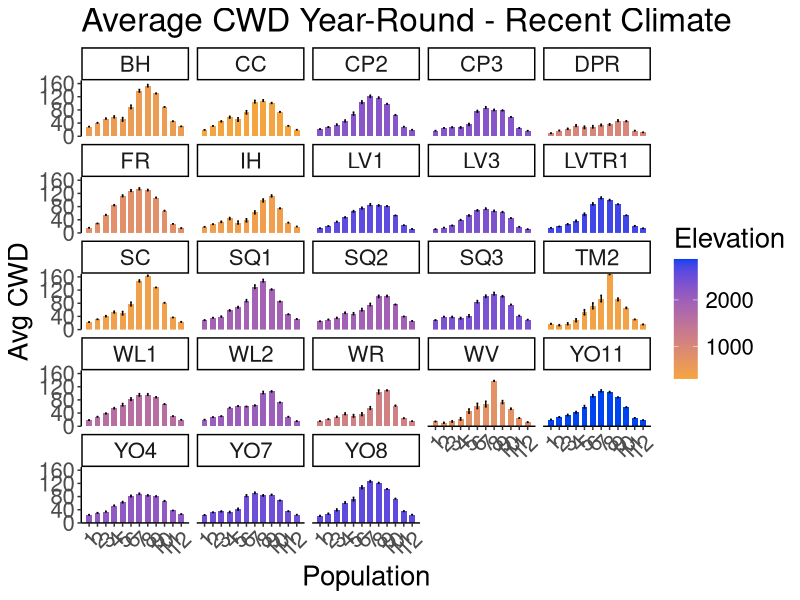
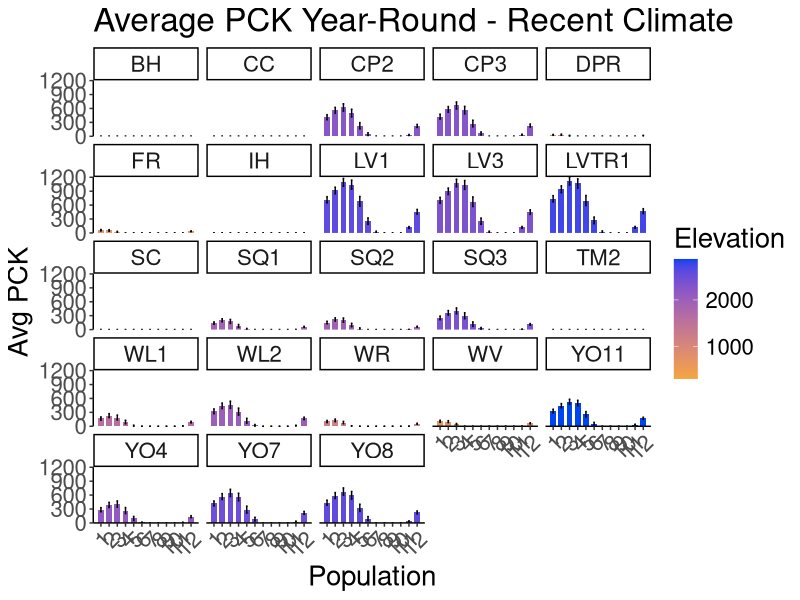
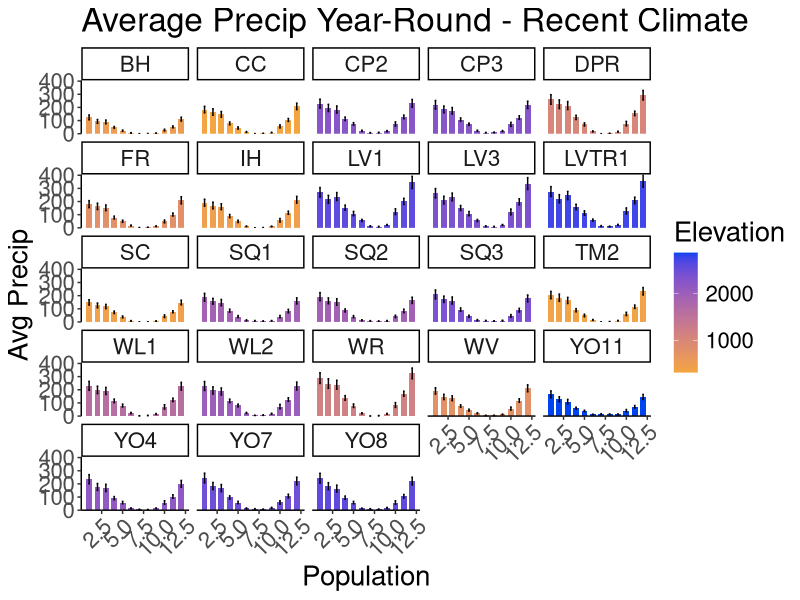
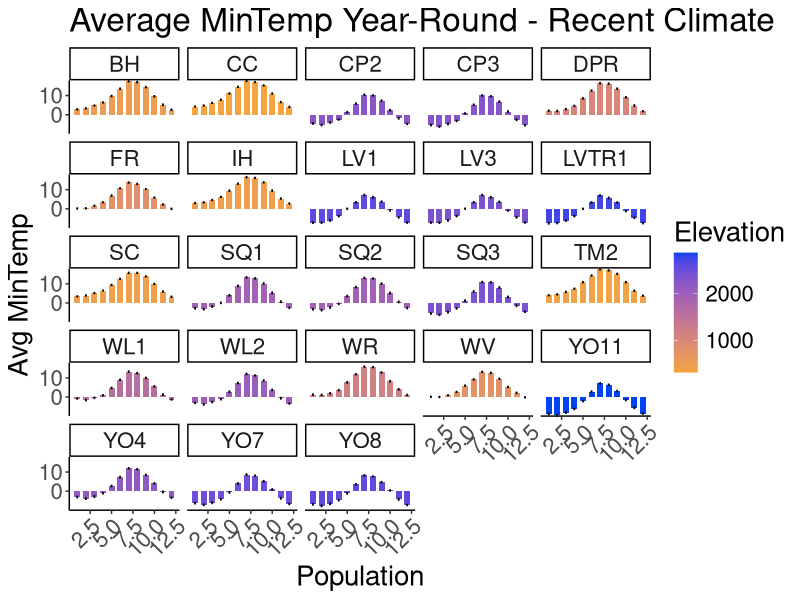
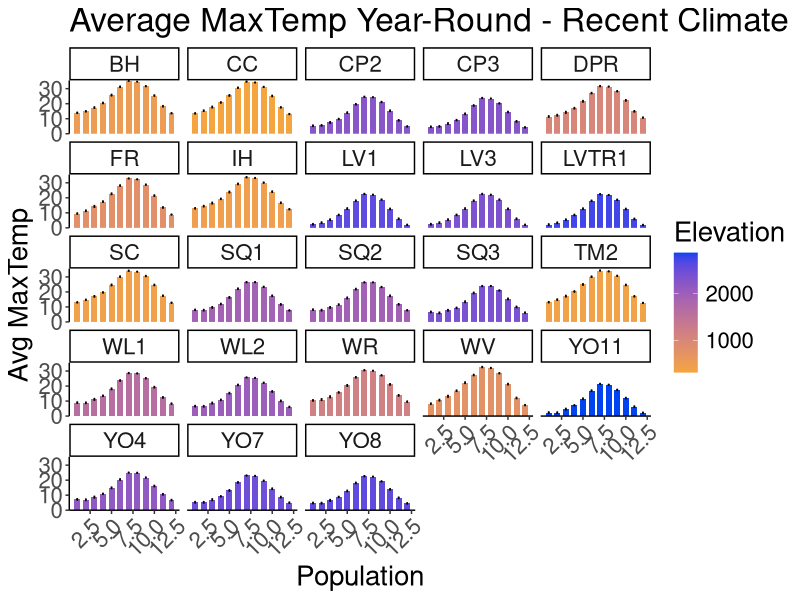
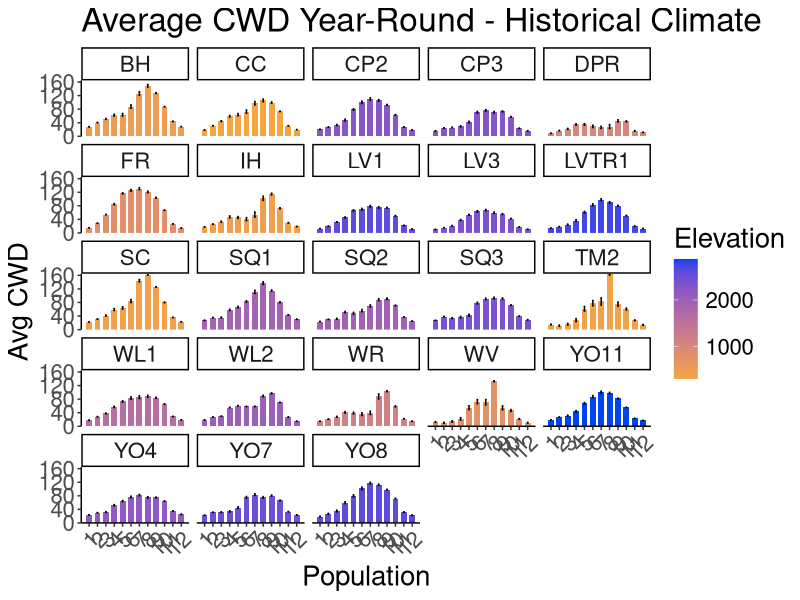
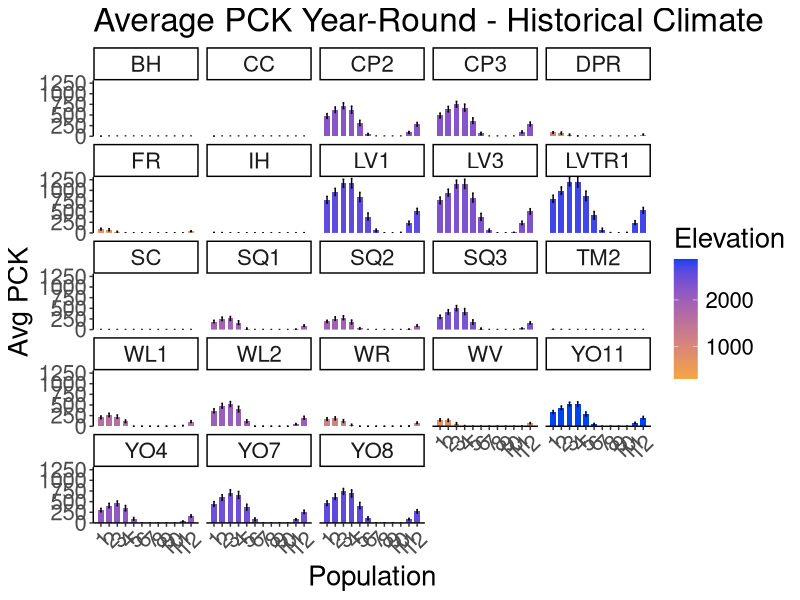
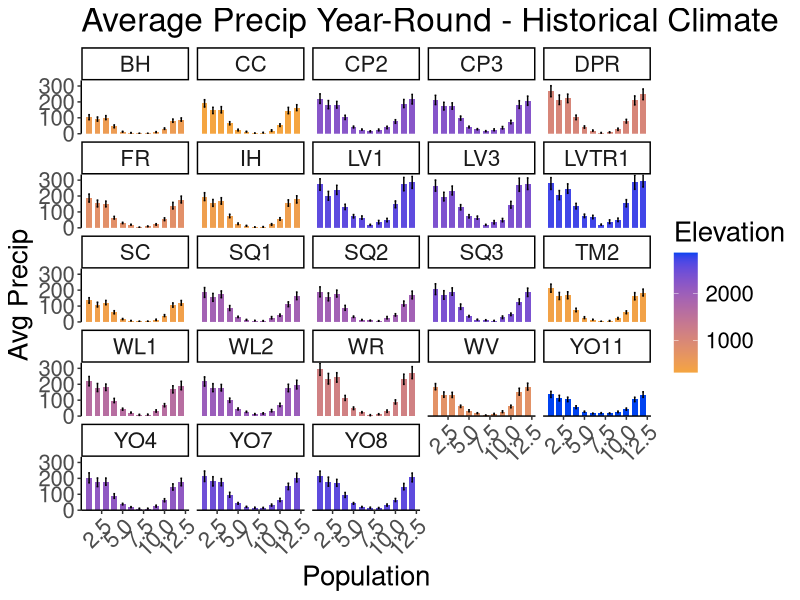

Generate these figures, in order, with R: (Note: this script raises an error after producing the figures.)
## ---- chunk 1
knitr::opts_chunk$set(echo = TRUE)
## ---- chunk 2
library(tidyverse)
library(ggrepel)
library(cowplot)
library(gridExtra)

sem <- function(x, na.rm=FALSE) {
  sd(x,na.rm=na.rm)/sqrt(length(na.omit(x)))
} #standard error function 

get_legend<-function(myggplot){
  tmp <- ggplot_gtable(ggplot_build(myggplot))
  leg <- which(sapply(tmp$grobs, function(x) x$name) == "guide-box")
  legend <- tmp$grobs[[leg]]
  return(legend)
} #legend function for grid_arrange

elev_three_palette <- c("#0043F0", "#C9727F", "#F5A540") #colors from Gremer et al 2019
elev_order <- c("High", "Mid", "Low")
## ---- chunk 3
flint_all_year <- read_csv("../output/Climate/flint_climate_UCDpops.csv")
head(flint_all_year)

bioclim_all_year <- read_csv("../output/Climate/bioclim_all_year_UCD_pops.csv")
head(bioclim_all_year)
## ---- chunk 4
flint_recent_all_year <- flint_all_year %>% 
  mutate(month = recode(month, #convert months to numbers 
  jan = 1,
  feb = 2,
  mar = 3,
  apr = 4,
  may = 5,
  jun = 6,
  jul = 7,
  aug = 8,
  sep = 9,
  oct = 10,
  nov = 11,
  dec = 12
)) %>% 
  filter(parent.pop != "UCD_Garden", parent.pop != "WL2_Garden") %>%  #remove garden sites 
  filter(year>1993 & year<=2023) %>% 
  select(parent.pop:month, cwd, pck, ppt, tmn, tmx)
  
flint_historical_all_year <- flint_all_year %>% 
  mutate(month = recode(month, #convert months to numbers 
  jan = 1,
  feb = 2,
  mar = 3,
  apr = 4,
  may = 5,
  jun = 6,
  jul = 7,
  aug = 8,
  sep = 9,
  oct = 10,
  nov = 11,
  dec = 12
)) %>% 
  filter(parent.pop != "UCD_Garden", parent.pop != "WL2_Garden") %>%  #remove garden sites 
  filter(year<=1993 & year>1963) %>% 
  select(parent.pop:month, cwd, pck, ppt, tmn, tmx)

bioclim_recent <- bioclim_all_year %>% 
  filter(year>1993 & year<=2023)
  
bioclim_historical <- bioclim_all_year %>% 
  filter(year<=1993 & year>1963)
## ---- chunk 5
flint_recent_all_year_mosavgs <- flint_recent_all_year %>% group_by(parent.pop, elevation.group, elev_m, month) %>% summarise_at(c("cwd", "pck", "ppt", "tmn", "tmx"), c(mean, sem), na.rm = TRUE) 
names(flint_recent_all_year_mosavgs) <- gsub("fn2", "sem", colnames(flint_recent_all_year_mosavgs))
names(flint_recent_all_year_mosavgs) <-gsub("fn1", "mean", colnames(flint_recent_all_year_mosavgs))
flint_recent_all_year_mosavgs #30 year averages during growth season months 
flint_recent_all_year_mosavgs$elevation.group <- factor(flint_recent_all_year_mosavgs$elevation.group, levels=elev_order)       

flint_recent_all_year_mosavgs %>% ggplot(aes(x=month, y=cwd_mean, fill=elev_m)) + 
  geom_col(width = 0.7,position = position_dodge(0.75)) +
  geom_errorbar(aes(ymin=cwd_mean-cwd_sem,ymax=cwd_mean+cwd_sem),width=.2, position = 
                  position_dodge(0.75)) +
  scale_y_continuous(expand = c(0, 0)) +
  scale_x_continuous(breaks=c(1, 2, 3, 4, 5, 6, 7, 8, 9, 10, 11, 12)) +
  scale_fill_gradient(low = "#F5A540", high = "#0043F0")+ 
  labs(fill="Elevation",x="Population", y="Avg CWD" ,title = "Average CWD Year-Round - Recent Climate") +
   theme_classic() +
  theme(text=element_text(size=20), axis.text.x = element_text(angle = 45,  hjust = 1)) + 
  facet_wrap(~parent.pop)
ggsave("../output/Climate/all_year_Avg_Monthly_CWD_RecentClim.png", width = 16, height = 10, units = "in")

flint_recent_all_year_mosavgs %>% ggplot(aes(x=month, y=pck_mean, fill=elev_m)) + 
  geom_col(width = 0.7,position = position_dodge(0.75)) +
  geom_errorbar(aes(ymin=pck_mean-pck_sem,ymax=pck_mean+pck_sem),width=.2, position = 
                  position_dodge(0.75)) +
  scale_y_continuous(expand = c(0, 0)) +
  scale_x_continuous(breaks=c(1, 2, 3, 4, 5, 6, 7, 8, 9, 10, 11, 12)) +
  scale_fill_gradient(low = "#F5A540", high = "#0043F0")+ 
  labs(fill="Elevation",x="Population", y="Avg PCK" ,title = "Average PCK Year-Round - Recent Climate") +
   theme_classic() +
  theme(text=element_text(size=20), axis.text.x = element_text(angle = 45,  hjust = 1)) + 
  facet_wrap(~parent.pop)
ggsave("../output/Climate/all_year_Avg_Monthly_PCK_RecentClim.png", width = 16, height = 10, units = "in")

flint_recent_all_year_mosavgs %>% ggplot(aes(x=month, y=ppt_mean, fill=elev_m)) + 
  geom_col(width = 0.7,position = position_dodge(0.75)) +
  geom_errorbar(aes(ymin=ppt_mean-ppt_sem,ymax=ppt_mean+ppt_sem),width=.2, position = 
                  position_dodge(0.75)) +
  scale_y_continuous(expand = c(0, 0)) +
  scale_fill_gradient(low = "#F5A540", high = "#0043F0") + 
  labs(fill="Elevation",x="Population", y="Avg Precip" ,title = "Average Precip Year-Round - Recent Climate") +
   theme_classic() +
  theme(text=element_text(size=20), axis.text.x = element_text(angle = 45,  hjust = 1))+ 
  facet_wrap(~parent.pop)
ggsave("../output/Climate/all_year_Avg_Monthly_Precip_RecentClim.png", width = 12, height = 6, units = "in")

flint_recent_all_year_mosavgs %>% ggplot(aes(x=month, y=tmn_mean, fill=elev_m)) + 
  geom_col(width = 0.7,position = position_dodge(0.75)) +
  geom_errorbar(aes(ymin=tmn_mean-tmn_sem,ymax=tmn_mean+tmn_sem),width=.2, position = 
                  position_dodge(0.75)) +
  scale_y_continuous(expand = c(0, 0)) +
  scale_fill_gradient(low = "#F5A540", high = "#0043F0") + 
  labs(fill="Elevation",x="Population", y="Avg MinTemp" ,title = "Average MinTemp Year-Round - Recent Climate") +
   theme_classic() +
  theme(text=element_text(size=20), axis.text.x = element_text(angle = 45,  hjust = 1))+ 
  facet_wrap(~parent.pop)
ggsave("../output/Climate/all_year_Avg_Monthly_MinTemp_RecentClim.png", width = 12, height = 6, units = "in")

flint_recent_all_year_mosavgs %>% ggplot(aes(x=month, y=tmx_mean, fill=elev_m)) + 
  geom_col(width = 0.7,position = position_dodge(0.75)) +
  geom_errorbar(aes(ymin=tmx_mean-tmx_sem,ymax=tmx_mean+tmx_sem),width=.2, position = 
                  position_dodge(0.75)) +
  scale_y_continuous(expand = c(0, 0)) +
  scale_fill_gradient(low = "#F5A540", high = "#0043F0") + 
  labs(fill="Elevation",x="Population", y="Avg MaxTemp" ,title = "Average MaxTemp Year-Round - Recent Climate") +
   theme_classic() +
  theme(text=element_text(size=20), axis.text.x = element_text(angle = 45,  hjust = 1))+ 
  facet_wrap(~parent.pop)
ggsave("../output/Climate/all_year_Avg_Monthly_MaxTemp_RecentClim.png", width = 12, height = 6, units = "in")
## ---- chunk 6
flint_historical_all_year_mosavgs <- flint_historical_all_year %>% group_by(parent.pop, elevation.group, elev_m, month) %>% summarise_at(c("cwd", "pck", "ppt", "tmn", "tmx"), c(mean, sem), na.rm = TRUE) 
names(flint_historical_all_year_mosavgs) <- gsub("fn2", "sem", colnames(flint_historical_all_year_mosavgs))
names(flint_historical_all_year_mosavgs) <-gsub("fn1", "mean", colnames(flint_historical_all_year_mosavgs))
flint_historical_all_year_mosavgs #30 year averages during growth season months 
flint_historical_all_year_mosavgs$elevation.group <- factor(flint_historical_all_year_mosavgs$elevation.group, levels=elev_order)       

flint_historical_all_year_mosavgs %>% ggplot(aes(x=month, y=cwd_mean, fill=elev_m)) + 
  geom_col(width = 0.7,position = position_dodge(0.75)) +
  geom_errorbar(aes(ymin=cwd_mean-cwd_sem,ymax=cwd_mean+cwd_sem),width=.2, position = 
                  position_dodge(0.75)) +
  scale_y_continuous(expand = c(0, 0)) +
  scale_x_continuous(breaks=c(1, 2, 3, 4, 5, 6, 7, 8, 9, 10, 11, 12)) +
  scale_fill_gradient(low = "#F5A540", high = "#0043F0")+ 
  labs(fill="Elevation",x="Population", y="Avg CWD" ,title = "Average CWD Year-Round - Historical Climate") +
   theme_classic() +
  theme(text=element_text(size=20), axis.text.x = element_text(angle = 45,  hjust = 1)) + 
  facet_wrap(~parent.pop)
ggsave("../output/Climate/all_year_Avg_Monthly_CWD_HistoricalClim.png", width = 16, height = 10, units = "in")

flint_historical_all_year_mosavgs %>% ggplot(aes(x=month, y=pck_mean, fill=elev_m)) + 
  geom_col(width = 0.7,position = position_dodge(0.75)) +
  geom_errorbar(aes(ymin=pck_mean-pck_sem,ymax=pck_mean+pck_sem),width=.2, position = 
                  position_dodge(0.75)) +
  scale_y_continuous(expand = c(0, 0)) +
  scale_x_continuous(breaks=c(1, 2, 3, 4, 5, 6, 7, 8, 9, 10, 11, 12)) +
  scale_fill_gradient(low = "#F5A540", high = "#0043F0")+ 
  labs(fill="Elevation",x="Population", y="Avg PCK" ,title = "Average PCK Year-Round - Historical Climate") +
   theme_classic() +
  theme(text=element_text(size=20), axis.text.x = element_text(angle = 45,  hjust = 1)) + 
  facet_wrap(~parent.pop)
ggsave("../output/Climate/all_year_Avg_Monthly_PCK_HistoricalClim.png", width = 16, height = 10, units = "in")

flint_historical_all_year_mosavgs %>% ggplot(aes(x=month, y=ppt_mean, fill=elev_m)) + 
  geom_col(width = 0.7,position = position_dodge(0.75)) +
  geom_errorbar(aes(ymin=ppt_mean-ppt_sem,ymax=ppt_mean+ppt_sem),width=.2, position = 
                  position_dodge(0.75)) +
  scale_y_continuous(expand = c(0, 0)) +
  scale_fill_gradient(low = "#F5A540", high = "#0043F0") + 
  labs(fill="Elevation",x="Population", y="Avg Precip" ,title = "Average Precip Year-Round - Historical Climate") +
   theme_classic() +
  theme(text=element_text(size=20), axis.text.x = element_text(angle = 45,  hjust = 1))+ 
  facet_wrap(~parent.pop)
ggsave("../output/Climate/all_year_Avg_Monthly_Precip_HistoricalClim.png", width = 12, height = 6, units = "in")

flint_historical_all_year_mosavgs %>% ggplot(aes(x=month, y=tmn_mean, fill=elev_m)) + 
  geom_col(width = 0.7,position = position_dodge(0.75)) +
  geom_errorbar(aes(ymin=tmn_mean-tmn_sem,ymax=tmn_mean+tmn_sem),width=.2, position = 
                  position_dodge(0.75)) +
  scale_y_continuous(expand = c(0, 0)) +
  scale_fill_gradient(low = "#F5A540", high = "#0043F0") + 
  labs(fill="Elevation",x="Population", y="Avg MinTemp" ,title = "Average MinTemp Year-Round - Historical Climate") +
   theme_classic() +
  theme(text=element_text(size=20), axis.text.x = element_text(angle = 45,  hjust = 1))+ 
  facet_wrap(~parent.pop)
ggsave("../output/Climate/all_year_Avg_Monthly_MinTemp_HistoricalClim.png", width = 12, height = 6, units = "in")

flint_historical_all_year_mosavgs %>% ggplot(aes(x=month, y=tmx_mean, fill=elev_m)) + 
  geom_col(width = 0.7,position = position_dodge(0.75)) +
  geom_errorbar(aes(ymin=tmx_mean-tmx_sem,ymax=tmx_mean+tmx_sem),width=.2, position = 
                  position_dodge(0.75)) +
  scale_y_continuous(expand = c(0, 0)) +
  scale_fill_gradient(low = "#F5A540", high = "#0043F0") + 
  labs(fill="Elevation",x="Population", y="Avg MaxTemp" ,title = "Average MaxTemp Year-Round - Historical Climate") +
   theme_classic() +
  theme(text=element_text(size=20), axis.text.x = element_text(angle = 45,  hjust = 1))+ 
  facet_wrap(~parent.pop)
ggsave("../output/Climate/all_year_Avg_Monthly_MaxTemp_HistoricalClim.png", width = 12, height = 6, units = "in")
## ---- chunk 7
flint_recent_all_year_avgs <- flint_recent_all_year %>% group_by(parent.pop, elevation.group, elev_m) %>% summarise_at(c("cwd", "pck", "ppt", "tmn", "tmx"), c(mean, sem), na.rm = TRUE) 
names(flint_recent_all_year_avgs) <- gsub("fn2", "sem", colnames(flint_recent_all_year_avgs))
names(flint_recent_all_year_avgs) <-gsub("fn1", "mean", colnames(flint_recent_all_year_avgs))
flint_recent_all_year_avgs #30 year averages during growth season months 
flint_recent_all_year_avgs$elevation.group <- factor(flint_recent_all_year_avgs$elevation.group, levels=elev_order)    
#write_csv(flint_recent_all_year_avgs, "../output/Climate/all_year__FlintAvgs_Recent.csv")

flint_recent_all_year_avgs %>% ggplot(aes(x=fct_reorder(parent.pop, cwd_mean), y=cwd_mean, fill=elev_m)) + 
  geom_col(width = 0.7,position = position_dodge(0.75)) +
  geom_errorbar(aes(ymin=cwd_mean-cwd_sem,ymax=cwd_mean+cwd_sem),width=.2, position = 
                  position_dodge(0.75)) +
  scale_y_continuous(expand = c(0, 0)) +
  scale_fill_gradient(low = "#F5A540", high = "#0043F0")+ 
  labs(fill="Elevation",x="Population", y="Avg CWD" ,title = "Average CWD Year-Round - Recent Climate") +
   theme_classic() +
  theme(text=element_text(size=20), axis.text.x = element_text(angle = 45,  hjust = 1))
ggsave("../output/Climate/all_year_Avg_CWD_RecentClim.png", width = 12, height = 6, units = "in")

flint_recent_all_year_avgs %>% ggplot(aes(x=fct_reorder(parent.pop, pck_mean), y=pck_mean, fill=elev_m)) + 
  geom_col(width = 0.7,position = position_dodge(0.75)) +
  geom_errorbar(aes(ymin=pck_mean-pck_sem,ymax=pck_mean+pck_sem),width=.2, position = 
                  position_dodge(0.75)) +
  scale_y_continuous(expand = c(0, 0)) +
  scale_fill_gradient(low = "#F5A540", high = "#0043F0")+ 
  labs(fill="Elevation",x="Population", y="Avg PCK" ,title = "Average PCK Year-Round - Recent Climate") +
   theme_classic() +
  theme(text=element_text(size=20), axis.text.x = element_text(angle = 45,  hjust = 1))
ggsave("../output/Climate/all_year_Avg_PCK_RecentClim.png", width = 12, height = 6, units = "in")

flint_recent_all_year_avgs %>% ggplot(aes(x=fct_reorder(parent.pop, ppt_mean), y=ppt_mean, fill=elev_m)) + 
  geom_col(width = 0.7,position = position_dodge(0.75)) +
  geom_errorbar(aes(ymin=ppt_mean-ppt_sem,ymax=ppt_mean+ppt_sem),width=.2, position = 
                  position_dodge(0.75)) +
  scale_y_continuous(expand = c(0, 0)) +
  scale_fill_gradient(low = "#F5A540", high = "#0043F0") + 
  labs(fill="Elevation",x="Population", y="Avg Precip" ,title = "Average Precip Year-Round - Recent Climate") +
   theme_classic() +
  theme(text=element_text(size=20), axis.text.x = element_text(angle = 45,  hjust = 1))
ggsave("../output/Climate/all_year_Avg_Precip_RecentClim.png", width = 12, height = 6, units = "in")

flint_recent_all_year_avgs %>% ggplot(aes(x=fct_reorder(parent.pop, tmn_mean), y=tmn_mean, fill=elev_m)) + 
  geom_col(width = 0.7,position = position_dodge(0.75)) +
  geom_errorbar(aes(ymin=tmn_mean-tmn_sem,ymax=tmn_mean+tmn_sem),width=.2, position = 
                  position_dodge(0.75)) +
  scale_y_continuous(expand = c(0, 0)) +
  scale_fill_gradient(low = "#F5A540", high = "#0043F0") + 
  labs(fill="Elevation",x="Population", y="Avg MinTemp" ,title = "Average MinTemp Year-Round - Recent Climate") +
   theme_classic() +
  theme(text=element_text(size=20), axis.text.x = element_text(angle = 45,  hjust = 1))
ggsave("../output/Climate/all_year_Avg_MinTemp_RecentClim.png", width = 12, height = 6, units = "in")

flint_recent_all_year_avgs %>% ggplot(aes(x=fct_reorder(parent.pop, tmx_mean), y=tmx_mean, fill=elev_m)) + 
  geom_col(width = 0.7,position = position_dodge(0.75)) +
  geom_errorbar(aes(ymin=tmx_mean-tmx_sem,ymax=tmx_mean+tmx_sem),width=.2, position = 
                  position_dodge(0.75)) +
  scale_y_continuous(expand = c(0, 0)) +
  scale_fill_gradient(low = "#F5A540", high = "#0043F0") + 
  labs(fill="Elevation",x="Population", y="Avg MaxTemp" ,title = "Average MaxTemp Year-Round - Recent Climate") +
   theme_classic() +
  theme(text=element_text(size=20), axis.text.x = element_text(angle = 45,  hjust = 1))
ggsave("../output/Climate/all_year_Avg_MaxTemp_RecentClim.png", width = 12, height = 6, units = "in")
## ---- chunk 8
flint_historical_all_year_avgs <- flint_historical_all_year %>% group_by(parent.pop, elevation.group, elev_m) %>% summarise_at(c("cwd", "pck", "ppt", "tmn", "tmx"), c(mean, sem), na.rm = TRUE) 
names(flint_historical_all_year_avgs) <- gsub("fn2", "sem", colnames(flint_historical_all_year_avgs))
names(flint_historical_all_year_avgs) <-gsub("fn1", "mean", colnames(flint_historical_all_year_avgs))
flint_historical_all_year_avgs #30 year averages during growth season months 
flint_historical_all_year_avgs$elevation.group <- factor(flint_historical_all_year_avgs$elevation.group, levels=elev_order)    
#write_csv(flint_historical_all_year_avgs, "../output/Climate/all_year__FlintAvgs_Historic.csv")

flint_historical_all_year_avgs %>% ggplot(aes(x=fct_reorder(parent.pop, cwd_mean), y=cwd_mean, fill=elev_m)) + 
  geom_col(width = 0.7,position = position_dodge(0.75)) +
  geom_errorbar(aes(ymin=cwd_mean-cwd_sem,ymax=cwd_mean+cwd_sem),width=.2, position = 
                  position_dodge(0.75)) +
  scale_y_continuous(expand = c(0, 0)) +
  scale_fill_gradient(low = "#F5A540", high = "#0043F0")+ 
  labs(fill="Elevation",x="Population", y="Avg CWD" ,title = "Average CWD Year-Round - Historical Climate") +
   theme_classic() +
  theme(text=element_text(size=20), axis.text.x = element_text(angle = 45,  hjust = 1))
ggsave("../output/Climate/all_year_Avg_CWD_HistoricalClim.png", width = 12, height = 6, units = "in")

flint_historical_all_year_avgs %>% ggplot(aes(x=fct_reorder(parent.pop, pck_mean), y=pck_mean, fill=elev_m)) + 
  geom_col(width = 0.7,position = position_dodge(0.75)) +
  geom_errorbar(aes(ymin=pck_mean-pck_sem,ymax=pck_mean+pck_sem),width=.2, position = 
                  position_dodge(0.75)) +
  scale_y_continuous(expand = c(0, 0)) +
  scale_fill_gradient(low = "#F5A540", high = "#0043F0")+ 
  labs(fill="Elevation",x="Population", y="Avg PCK" ,title = "Average PCK Year-Round - Historical Climate") +
   theme_classic() +
  theme(text=element_text(size=20), axis.text.x = element_text(angle = 45,  hjust = 1))
ggsave("../output/Climate/all_year_Avg_PCK_HistoricalClim.png", width = 12, height = 6, units = "in")

flint_historical_all_year_avgs %>% ggplot(aes(x=fct_reorder(parent.pop, ppt_mean), y=ppt_mean, fill=elev_m)) + 
  geom_col(width = 0.7,position = position_dodge(0.75)) +
  geom_errorbar(aes(ymin=ppt_mean-ppt_sem,ymax=ppt_mean+ppt_sem),width=.2, position = 
                  position_dodge(0.75)) +
  scale_y_continuous(expand = c(0, 0)) +
  scale_fill_gradient(low = "#F5A540", high = "#0043F0") + 
  labs(fill="Elevation",x="Population", y="Avg Precip" ,title = "Average Precip Year-Round - Historical Climate") +
   theme_classic() +
  theme(text=element_text(size=20), axis.text.x = element_text(angle = 45,  hjust = 1))
ggsave("../output/Climate/all_year_Avg_Precip_HistoricalClim.png", width = 12, height = 6, units = "in")

flint_historical_all_year_avgs %>% ggplot(aes(x=fct_reorder(parent.pop, tmn_mean), y=tmn_mean, fill=elev_m)) + 
  geom_col(width = 0.7,position = position_dodge(0.75)) +
  geom_errorbar(aes(ymin=tmn_mean-tmn_sem,ymax=tmn_mean+tmn_sem),width=.2, position = 
                  position_dodge(0.75)) +
  scale_y_continuous(expand = c(0, 0)) +
  scale_fill_gradient(low = "#F5A540", high = "#0043F0") + 
  labs(fill="Elevation",x="Population", y="Avg MinTemp" ,title = "Average MinTemp Year-Round - Historical Climate") +
   theme_classic() +
  theme(text=element_text(size=20), axis.text.x = element_text(angle = 45,  hjust = 1))
ggsave("../output/Climate/all_year_Avg_MinTemp_HistoricalClim.png", width = 12, height = 6, units = "in")

flint_historical_all_year_avgs %>% ggplot(aes(x=fct_reorder(parent.pop, tmx_mean), y=tmx_mean, fill=elev_m)) + 
  geom_col(width = 0.7,position = position_dodge(0.75)) +
  geom_errorbar(aes(ymin=tmx_mean-tmx_sem,ymax=tmx_mean+tmx_sem),width=.2, position = 
                  position_dodge(0.75)) +
  scale_y_continuous(expand = c(0, 0)) +
  scale_fill_gradient(low = "#F5A540", high = "#0043F0") + 
  labs(fill="Elevation",x="Population", y="Avg MaxTemp" ,title = "Average MaxTemp Year-Round - Historical Climate") +
   theme_classic() +
  theme(text=element_text(size=20), axis.text.x = element_text(angle = 45,  hjust = 1))
ggsave("../output/Climate/all_year_Avg_MaxTemp_HistoricalClim.png", width = 12, height = 6, units = "in")
## ---- chunk 9
bioclim_recent_avgs <- bioclim_recent %>% group_by(parent.pop, elevation.group, elev_m) %>%
  summarise_at(c("ann_tmean", "mean_diurnal_range", "temp_seasonality", "temp_ann_range", "tmean_wettest_quarter", "tmean_driest_quarter", "ann_ppt", "ppt_seasonality","ppt_warmest_quarter", "ppt_coldest_quarter"), c(mean, sem), na.rm = TRUE) 
names(bioclim_recent_avgs) <- gsub("fn2", "sem", colnames(bioclim_recent_avgs))
names(bioclim_recent_avgs) <-gsub("fn1", "avg", colnames(bioclim_recent_avgs))
bioclim_recent_avgs
#write_csv(bioclim_recent_avgs, "../output/Climate/all_year_BioClimAvgs_Recent.csv")

bioclim_recent_avgs %>% ggplot(aes(x=fct_reorder(parent.pop, ann_tmean_avg), y=ann_tmean_avg, fill=elev_m)) + 
  geom_col(width = 0.7,position = position_dodge(0.75)) + 
  geom_errorbar(aes(ymin=ann_tmean_avg-ann_tmean_sem,ymax=ann_tmean_avg+ann_tmean_sem),width=.2, position = position_dodge(0.75)) +
  scale_y_continuous(expand = c(0, 0)) +
  scale_fill_gradient(low = "#F5A540", high = "#0043F0") +
  labs(fill="Elevation (m)", y="Avg Annual Mean Temp", x="Population", title ="Recent Climate - Year-Round") +
  theme_classic() +
  theme(text=element_text(size=25), axis.text.x = element_text(angle = 45,  hjust = 1))
ggsave("../output/Climate/all_year_AnnMeanTmp_RecentClim.png", width = 12, height = 6, units = "in")

bioclim_recent_avgs %>% ggplot(aes(x=fct_reorder(parent.pop, mean_diurnal_range_avg), y=mean_diurnal_range_avg, fill=elev_m)) + 
  geom_col(width = 0.7,position = position_dodge(0.75)) + 
  geom_errorbar(aes(ymin=mean_diurnal_range_avg-mean_diurnal_range_sem,ymax=mean_diurnal_range_avg+mean_diurnal_range_sem),width=.2, position = position_dodge(0.75)) +
  scale_y_continuous(expand = c(0, 0)) +
  scale_fill_gradient(low = "#F5A540", high = "#0043F0") +
  labs(fill="Elevation (m)", y="Avg Diurnal Range", x="Population", title ="Recent Climate - Year-Round") +
  theme_classic() +
  theme(text=element_text(size=25), axis.text.x = element_text(angle = 45,  hjust = 1))
ggsave("../output/Climate/all_year_DiurnalRange_RecentClim.png", width = 12, height = 6, units = "in")

bioclim_recent_avgs %>% ggplot(aes(x=fct_reorder(parent.pop, temp_seasonality_avg), y=temp_seasonality_avg, fill=elev_m)) + 
  geom_col(width = 0.7,position = position_dodge(0.75)) + 
  geom_errorbar(aes(ymin=temp_seasonality_avg-temp_seasonality_sem,ymax=temp_seasonality_avg+temp_seasonality_sem),width=.2, position = position_dodge(0.75)) +
  scale_y_continuous(expand = c(0, 0)) +
  scale_fill_gradient(low = "#F5A540", high = "#0043F0") +
  labs(fill="Elevation (m)",  x="Population", title ="Recent Climate - Year-Round") +
  theme_classic() +
  theme(text=element_text(size=25), axis.text.x = element_text(angle = 45,  hjust = 1))
ggsave("../output/Climate/all_year_TempSeasonality_RecentClim.png", width = 12, height = 6, units = "in")

bioclim_recent_avgs %>% ggplot(aes(x=fct_reorder(parent.pop, temp_ann_range_avg), y=temp_ann_range_avg, fill=elev_m)) + 
  geom_col(width = 0.7,position = position_dodge(0.75)) + 
  geom_errorbar(aes(ymin=temp_ann_range_avg-temp_ann_range_sem,ymax=temp_ann_range_avg+temp_ann_range_sem),width=.2, position = position_dodge(0.75)) +
  scale_y_continuous(expand = c(0, 0)) +
  scale_fill_gradient(low = "#F5A540", high = "#0043F0") +
  labs(fill="Elevation (m)",  x="Population", title ="Recent Climate - Year-Round") +
  theme_classic() +
  theme(text=element_text(size=25), axis.text.x = element_text(angle = 45,  hjust = 1))
ggsave("../output/Climate/all_year_AnnTmpRange_RecentClim.png", width = 12, height = 6, units = "in")

bioclim_recent_avgs %>% ggplot(aes(x=fct_reorder(parent.pop, tmean_wettest_quarter_avg), y=tmean_wettest_quarter_avg, fill=elev_m)) + 
  geom_col(width = 0.7,position = position_dodge(0.75)) + 
  geom_errorbar(aes(ymin=tmean_wettest_quarter_avg-tmean_wettest_quarter_sem,ymax=tmean_wettest_quarter_avg+tmean_wettest_quarter_sem),width=.2, position = position_dodge(0.75)) +
  scale_y_continuous(expand = c(0, 0)) +
  scale_fill_gradient(low = "#F5A540", high = "#0043F0") +
  labs(fill="Elevation (m)",  x="Population", title ="Recent Climate - Year-Round") +
  theme_classic() +
  theme(text=element_text(size=25), axis.text.x = element_text(angle = 45,  hjust = 1))
ggsave("../output/Climate/all_year_TmpMeanWet_RecentClim.png", width = 12, height = 6, units = "in")

bioclim_recent_avgs %>% ggplot(aes(x=fct_reorder(parent.pop, tmean_driest_quarter_avg), y=tmean_driest_quarter_avg, fill=elev_m)) + 
  geom_col(width = 0.7,position = position_dodge(0.75)) + 
  geom_errorbar(aes(ymin=tmean_driest_quarter_avg-tmean_driest_quarter_sem,ymax=tmean_driest_quarter_avg+tmean_driest_quarter_sem),width=.2, position = position_dodge(0.75)) +
  scale_y_continuous(expand = c(0, 0)) +
  scale_fill_gradient(low = "#F5A540", high = "#0043F0") +
  labs(fill="Elevation (m)",  x="Population", title ="Recent Climate - Year-Round") +
  theme_classic() +
  theme(text=element_text(size=25), axis.text.x = element_text(angle = 45,  hjust = 1))
ggsave("../output/Climate/all_year_TmpMeanDry_RecentClim.png", width = 12, height = 6, units = "in")

bioclim_recent_avgs %>% ggplot(aes(x=fct_reorder(parent.pop, ann_ppt_avg), y=ann_ppt_avg, fill=elev_m)) + 
  geom_col(width = 0.7,position = position_dodge(0.75)) + 
  geom_errorbar(aes(ymin=ann_ppt_avg-ann_ppt_sem,ymax=ann_ppt_avg+ann_ppt_sem),width=.2, position = position_dodge(0.75)) +
  scale_y_continuous(expand = c(0, 0)) +
  scale_fill_gradient(low = "#F5A540", high = "#0043F0") +
  labs(fill="Elevation (m)",  x="Population", title ="Recent Climate - Year-Round") +
  theme_classic() +
  theme(text=element_text(size=25), axis.text.x = element_text(angle = 45,  hjust = 1))
ggsave("../output/Climate/all_year_AnnPPT_RecentClim.png", width = 12, height = 6, units = "in")

bioclim_recent_avgs %>% ggplot(aes(x=fct_reorder(parent.pop, ppt_seasonality_avg), y=ppt_seasonality_avg, fill=elev_m)) + 
  geom_col(width = 0.7,position = position_dodge(0.75)) + 
  geom_errorbar(aes(ymin=ppt_seasonality_avg-ppt_seasonality_sem,ymax=ppt_seasonality_avg+ppt_seasonality_sem),width=.2, position = position_dodge(0.75)) +
  scale_y_continuous(expand = c(0, 0)) +
  scale_fill_gradient(low = "#F5A540", high = "#0043F0") +
  labs(fill="Elevation (m)",  x="Population", title ="Recent Climate - Year-Round") +
  theme_classic() +
  theme(text=element_text(size=25), axis.text.x = element_text(angle = 45,  hjust = 1))
ggsave("../output/Climate/all_year_PPTSeasonality_RecentClim.png", width = 12, height = 6, units = "in")

bioclim_recent_avgs %>% ggplot(aes(x=fct_reorder(parent.pop, ppt_warmest_quarter_avg), y=ppt_warmest_quarter_avg, fill=elev_m)) + 
  geom_col(width = 0.7,position = position_dodge(0.75)) + 
  geom_errorbar(aes(ymin=ppt_warmest_quarter_avg-ppt_warmest_quarter_sem,ymax=ppt_warmest_quarter_avg+ppt_warmest_quarter_sem),width=.2, position = position_dodge(0.75)) +
  scale_y_continuous(expand = c(0, 0)) +
  scale_fill_gradient(low = "#F5A540", high = "#0043F0") +
  labs(fill="Elevation (m)",  x="Population", title ="Recent Climate - Year-Round") +
  theme_classic() +
  theme(text=element_text(size=25), axis.text.x = element_text(angle = 45,  hjust = 1))
ggsave("../output/Climate/all_year_PPTWarm_RecentClim.png", width = 12, height = 6, units = "in")

bioclim_recent_avgs %>% ggplot(aes(x=fct_reorder(parent.pop, ppt_coldest_quarter_avg), y=ppt_coldest_quarter_avg, fill=elev_m)) + 
  geom_col(width = 0.7,position = position_dodge(0.75)) + 
  geom_errorbar(aes(ymin=ppt_coldest_quarter_avg-ppt_coldest_quarter_sem,ymax=ppt_coldest_quarter_avg+ppt_coldest_quarter_sem),width=.2, position = position_dodge(0.75)) +
  scale_y_continuous(expand = c(0, 0)) +
  scale_fill_gradient(low = "#F5A540", high = "#0043F0") +
  labs(fill="Elevation (m)",  x="Population", title ="Recent Climate - Year-Round") +
  theme_classic() +
  theme(text=element_text(size=25), axis.text.x = element_text(angle = 45,  hjust = 1))
ggsave("../output/Climate/all_year_PPTCold_RecentClim.png", width = 12, height = 6, units = "in")
## ---- chunk 10
names(bioclim_historical)
bioclim_historical_avgs <- bioclim_historical %>% group_by(parent.pop, elevation.group, elev_m) %>%
  summarise_at(c("ann_tmean", "mean_diurnal_range", "temp_seasonality", "temp_ann_range", "tmean_wettest_quarter", "tmean_driest_quarter", "ann_ppt", "ppt_seasonality","ppt_warmest_quarter", "ppt_coldest_quarter"), c(mean, sem), na.rm = TRUE) 
names(bioclim_historical_avgs) <- gsub("fn2", "sem", colnames(bioclim_historical_avgs))
names(bioclim_historical_avgs) <-gsub("fn1", "avg", colnames(bioclim_historical_avgs))
bioclim_historical_avgs
#write_csv(bioclim_historical_avgs, "../output/Climate/all_year_BioClimAvgs_Historical.csv")

bioclim_historical_avgs %>% ggplot(aes(x=fct_reorder(parent.pop, ann_tmean_avg), y=ann_tmean_avg, fill=elev_m)) + 
  geom_col(width = 0.7,position = position_dodge(0.75)) + 
  geom_errorbar(aes(ymin=ann_tmean_avg-ann_tmean_sem,ymax=ann_tmean_avg+ann_tmean_sem),width=.2, position = position_dodge(0.75)) +
  scale_y_continuous(expand = c(0, 0)) +
  scale_fill_gradient(low = "#F5A540", high = "#0043F0") +
  labs(fill="Elevation (m)", y="Avg Annual Mean Temp", x="Population", title ="Historical Climate - Year-Round") +
  theme_classic() +
  theme(text=element_text(size=25), axis.text.x = element_text(angle = 45,  hjust = 1))
ggsave("../output/Climate/all_year_AnnMeanTmp_HistoricalClim.png", width = 12, height = 6, units = "in")

bioclim_historical_avgs %>% ggplot(aes(x=fct_reorder(parent.pop, mean_diurnal_range_avg), y=mean_diurnal_range_avg, fill=elev_m)) + 
  geom_col(width = 0.7,position = position_dodge(0.75)) + 
  geom_errorbar(aes(ymin=mean_diurnal_range_avg-mean_diurnal_range_sem,ymax=mean_diurnal_range_avg+mean_diurnal_range_sem),width=.2, position = position_dodge(0.75)) +
  scale_y_continuous(expand = c(0, 0)) +
  scale_fill_gradient(low = "#F5A540", high = "#0043F0") +
  labs(fill="Elevation (m)", y="Avg Diurnal Range", x="Population", title ="Historical Climate - Year-Round") +
  theme_classic() +
  theme(text=element_text(size=25), axis.text.x = element_text(angle = 45,  hjust = 1))
ggsave("../output/Climate/all_year_DiurnalRange_HistoricalClim.png", width = 12, height = 6, units = "in")

bioclim_historical_avgs %>% ggplot(aes(x=fct_reorder(parent.pop, temp_seasonality_avg), y=temp_seasonality_avg, fill=elev_m)) + 
  geom_col(width = 0.7,position = position_dodge(0.75)) + 
  geom_errorbar(aes(ymin=temp_seasonality_avg-temp_seasonality_sem,ymax=temp_seasonality_avg+temp_seasonality_sem),width=.2, position = position_dodge(0.75)) +
  scale_y_continuous(expand = c(0, 0)) +
  scale_fill_gradient(low = "#F5A540", high = "#0043F0") +
  labs(fill="Elevation (m)",  x="Population", title ="Historical Climate - Year-Round") +
  theme_classic() +
  theme(text=element_text(size=25), axis.text.x = element_text(angle = 45,  hjust = 1))
ggsave("../output/Climate/all_year_TempSeasonality_HistoricalClim.png", width = 12, height = 6, units = "in")

bioclim_historical_avgs %>% ggplot(aes(x=fct_reorder(parent.pop, temp_ann_range_avg), y=temp_ann_range_avg, fill=elev_m)) + 
  geom_col(width = 0.7,position = position_dodge(0.75)) + 
  geom_errorbar(aes(ymin=temp_ann_range_avg-temp_ann_range_sem,ymax=temp_ann_range_avg+temp_ann_range_sem),width=.2, position = position_dodge(0.75)) +
  scale_y_continuous(expand = c(0, 0)) +
  scale_fill_gradient(low = "#F5A540", high = "#0043F0") +
  labs(fill="Elevation (m)",  x="Population", title ="Historical Climate - Year-Round") +
  theme_classic() +
  theme(text=element_text(size=25), axis.text.x = element_text(angle = 45,  hjust = 1))
ggsave("../output/Climate/all_year_AnnTmpRange_HistoricalClim.png", width = 12, height = 6, units = "in")

bioclim_historical_avgs %>% ggplot(aes(x=fct_reorder(parent.pop, tmean_wettest_quarter_avg), y=tmean_wettest_quarter_avg, fill=elev_m)) + 
  geom_col(width = 0.7,position = position_dodge(0.75)) + 
  geom_errorbar(aes(ymin=tmean_wettest_quarter_avg-tmean_wettest_quarter_sem,ymax=tmean_wettest_quarter_avg+tmean_wettest_quarter_sem),width=.2, position = position_dodge(0.75)) +
  scale_y_continuous(expand = c(0, 0)) +
  scale_fill_gradient(low = "#F5A540", high = "#0043F0") +
  labs(fill="Elevation (m)",  x="Population", title ="Historical Climate - Year-Round") +
  theme_classic() +
  theme(text=element_text(size=25), axis.text.x = element_text(angle = 45,  hjust = 1))
ggsave("../output/Climate/all_year_TmpMeanWet_HistoricalClim.png", width = 12, height = 6, units = "in")

bioclim_historical_avgs %>% ggplot(aes(x=fct_reorder(parent.pop, tmean_driest_quarter_avg), y=tmean_driest_quarter_avg, fill=elev_m)) + 
  geom_col(width = 0.7,position = position_dodge(0.75)) + 
  geom_errorbar(aes(ymin=tmean_driest_quarter_avg-tmean_driest_quarter_sem,ymax=tmean_driest_quarter_avg+tmean_driest_quarter_sem),width=.2, position = position_dodge(0.75)) +
  scale_y_continuous(expand = c(0, 0)) +
  scale_fill_gradient(low = "#F5A540", high = "#0043F0") +
  labs(fill="Elevation (m)",  x="Population", title ="Historical Climate - Year-Round") +
  theme_classic() +
  theme(text=element_text(size=25), axis.text.x = element_text(angle = 45,  hjust = 1))
ggsave("../output/Climate/all_year_TmpMeanDry_HistoricalClim.png", width = 12, height = 6, units = "in")

bioclim_historical_avgs %>% ggplot(aes(x=fct_reorder(parent.pop, ann_ppt_avg), y=ann_ppt_avg, fill=elev_m)) + 
  geom_col(width = 0.7,position = position_dodge(0.75)) + 
  geom_errorbar(aes(ymin=ann_ppt_avg-ann_ppt_sem,ymax=ann_ppt_avg+ann_ppt_sem),width=.2, position = position_dodge(0.75)) +
  scale_y_continuous(expand = c(0, 0)) +
  scale_fill_gradient(low = "#F5A540", high = "#0043F0") +
  labs(fill="Elevation (m)",  x="Population", title ="Historical Climate - Year-Round") +
  theme_classic() +
  theme(text=element_text(size=25), axis.text.x = element_text(angle = 45,  hjust = 1))
ggsave("../output/Climate/all_year_AnnPPT_HistoricalClim.png", width = 12, height = 6, units = "in")

bioclim_historical_avgs %>% ggplot(aes(x=fct_reorder(parent.pop, ppt_seasonality_avg), y=ppt_seasonality_avg, fill=elev_m)) + 
  geom_col(width = 0.7,position = position_dodge(0.75)) + 
  geom_errorbar(aes(ymin=ppt_seasonality_avg-ppt_seasonality_sem,ymax=ppt_seasonality_avg+ppt_seasonality_sem),width=.2, position = position_dodge(0.75)) +
  scale_y_continuous(expand = c(0, 0)) +
  scale_fill_gradient(low = "#F5A540", high = "#0043F0") +
  labs(fill="Elevation (m)",  x="Population", title ="Historical Climate - Year-Round") +
  theme_classic() +
  theme(text=element_text(size=25), axis.text.x = element_text(angle = 45,  hjust = 1))
ggsave("../output/Climate/all_year_PPTSeasonality_HistoricalClim.png", width = 12, height = 6, units = "in")

bioclim_historical_avgs %>% ggplot(aes(x=fct_reorder(parent.pop, ppt_warmest_quarter_avg), y=ppt_warmest_quarter_avg, fill=elev_m)) + 
  geom_col(width = 0.7,position = position_dodge(0.75)) + 
  geom_errorbar(aes(ymin=ppt_warmest_quarter_avg-ppt_warmest_quarter_sem,ymax=ppt_warmest_quarter_avg+ppt_warmest_quarter_sem),width=.2, position = position_dodge(0.75)) +
  scale_y_continuous(expand = c(0, 0)) +
  scale_fill_gradient(low = "#F5A540", high = "#0043F0") +
  labs(fill="Elevation (m)",  x="Population", title ="Historical Climate - Year-Round") +
  theme_classic() +
  theme(text=element_text(size=25), axis.text.x = element_text(angle = 45,  hjust = 1))
ggsave("../output/Climate/all_year_PPTWarm_HistoricalClim.png", width = 12, height = 6, units = "in")

bioclim_historical_avgs %>% ggplot(aes(x=fct_reorder(parent.pop, ppt_coldest_quarter_avg), y=ppt_coldest_quarter_avg, fill=elev_m)) + 
  geom_col(width = 0.7,position = position_dodge(0.75)) + 
  geom_errorbar(aes(ymin=ppt_coldest_quarter_avg-ppt_coldest_quarter_sem,ymax=ppt_coldest_quarter_avg+ppt_coldest_quarter_sem),width=.2, position = position_dodge(0.75)) +
  scale_y_continuous(expand = c(0, 0)) +
  scale_fill_gradient(low = "#F5A540", high = "#0043F0") +
  labs(fill="Elevation (m)",  x="Population", title ="Historical Climate - Year-Round") +
  theme_classic() +
  theme(text=element_text(size=25), axis.text.x = element_text(angle = 45,  hjust = 1))
ggsave("../output/Climate/all_year_PPTCold_HistoricalClim.png", width = 12, height = 6, units = "in")
